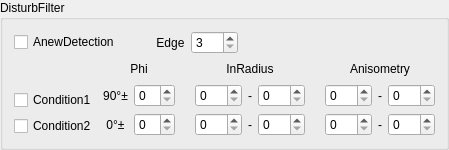
    <widget class="QGroupBox" name="groupBox_3">
     <property name="title">
      <string>DisturbFilter</string>
     </property>
     <layout class="QVBoxLayout" name="verticalLayout_28">
      <item>
       <layout class="QHBoxLayout" name="horizontalLayout_14">
        <item>
         <widget class="QCheckBox" name="checkDisturbEdge">
          <property name="text">
           <string>AnewDetection</string>
          </property>
         </widget>
        </item>
        <item>
         <spacer name="horizontalSpacer_36">
          <property name="orientation">
           <enum>Qt::Horizontal</enum>
          </property>
          <property name="sizeType">
           <enum>QSizePolicy::Fixed</enum>
          </property>
          <property name="sizeHint" stdset="0">
           <size>
            <width>30</width>
            <height>20</height>
           </size>
          </property>
         </spacer>
        </item>
        <item>
         <widget class="QLabel" name="label_18">
          <property name="text">
           <string>Edge</string>
          </property>
          <property name="alignment">
           <set>Qt::AlignCenter</set>
          </property>
         </widget>
        </item>
        <item>
         <widget class="QSpinBox" name="spinDistEdge">
          <property name="contextMenuPolicy">
           <enum>Qt::NoContextMenu</enum>
          </property>
          <property name="minimum">
           <number>3</number>
          </property>
          <property name="maximum">
           <number>255</number>
          </property>
          <property name="value">
           <number>3</number>
          </property>
         </widget>
        </item>
        <item>
         <spacer name="horizontalSpacer_18">
          <property name="orientation">
           <enum>Qt::Horizontal</enum>
          </property>
          <property name="sizeHint" stdset="0">
           <size>
            <width>175</width>
            <height>17</height>
           </size>
          </property>
         </spacer>
        </item>
       </layout>
      </item>
      <item>
       <layout class="QHBoxLayout" name="horizontalLayout_21">
        <item>
         <layout class="QVBoxLayout" name="verticalLayout_27">
          <item>
           <spacer name="verticalSpacer_4">
            <property name="orientation">
             <enum>Qt::Vertical</enum>
            </property>
            <property name="sizeType">
             <enum>QSizePolicy::Fixed</enum>
            </property>
            <property name="sizeHint" stdset="0">
             <size>
              <width>74</width>
              <height>30</height>
             </size>
            </property>
           </spacer>
          </item>
          <item>
           <widget class="QCheckBox" name="checkDisturbCondition1">
            <property name="text">
             <string>Condition1</string>
            </property>
           </widget>
          </item>
          <item>
           <widget class="QCheckBox" name="checkDisturbCondition2">
            <property name="text">
             <string>Condition2</string>
            </property>
           </widget>
          </item>
         </layout>
        </item>
        <item>
         <layout class="QVBoxLayout" name="verticalLayout_26">
          <item>
           <widget class="QLabel" name="label_30">
            <property name="text">
             <string>Phi</string>
            </property>
            <property name="alignment">
             <set>Qt::AlignCenter</set>
            </property>
           </widget>
          </item>
          <item>
           <layout class="QHBoxLayout" name="horizontalLayout_19">
            <item>
             <widget class="QLabel" name="label_10">
              <property name="text">
               <string>90°±</string>
              </property>
              <property name="alignment">
               <set>Qt::AlignCenter</set>
              </property>
             </widget>
            </item>
            <item>
             <widget class="QSpinBox" name="spinDisConVerPhi">
              <property name="contextMenuPolicy">
               <enum>Qt::NoContextMenu</enum>
              </property>
              <property name="minimum">
               <number>0</number>
              </property>
              <property name="maximum">
               <number>90</number>
              </property>
             </widget>
            </item>
           </layout>
          </item>
          <item>
           <layout class="QHBoxLayout" name="horizontalLayout_20">
            <item>
             <widget class="QLabel" name="label_35">
              <property name="text">
               <string>0°±</string>
              </property>
              <property name="alignment">
               <set>Qt::AlignCenter</set>
              </property>
             </widget>
            </item>
            <item>
             <widget class="QSpinBox" name="spinDisConHorPhi">
              <property name="contextMenuPolicy">
               <enum>Qt::NoContextMenu</enum>
              </property>
              <property name="minimum">
               <number>0</number>
              </property>
              <property name="maximum">
               <number>90</number>
              </property>
             </widget>
            </item>
           </layout>
          </item>
         </layout>
        </item>
        <item>
         <spacer name="horizontalSpacer_23">
          <property name="orientation">
           <enum>Qt::Horizontal</enum>
          </property>
          <property name="sizeType">
           <enum>QSizePolicy::Fixed</enum>
          </property>
          <property name="sizeHint" stdset="0">
           <size>
            <width>14</width>
            <height>41</height>
           </size>
          </property>
         </spacer>
        </item>
        <item>
         <layout class="QVBoxLayout" name="verticalLayout_25">
          <item>
           <widget class="QLabel" name="label_28">
            <property name="text">
             <string>InRadius</string>
            </property>
            <property name="alignment">
             <set>Qt::AlignCenter</set>
            </property>
           </widget>
          </item>
          <item>
           <layout class="QHBoxLayout" name="horizontalLayout_17">
            <item>
             <widget class="QSpinBox" name="spinDisConInRadiusL1">
              <property name="contextMenuPolicy">
               <enum>Qt::NoContextMenu</enum>
              </property>
              <property name="maximum">
               <number>999</number>
              </property>
             </widget>
            </item>
            <item>
             <widget class="QLabel" name="label_31">
              <property name="text">
               <string>-</string>
              </property>
              <property name="alignment">
               <set>Qt::AlignCenter</set>
              </property>
             </widget>
            </item>
            <item>
             <widget class="QSpinBox" name="spinDisConInRadiusH1">
              <property name="contextMenuPolicy">
               <enum>Qt::NoContextMenu</enum>
              </property>
              <property name="maximum">
               <number>999</number>
              </property>
             </widget>
            </item>
           </layout>
          </item>
          <item>
           <layout class="QHBoxLayout" name="horizontalLayout_18">
            <item>
             <widget class="QSpinBox" name="spinDisConInRadiusL2">
              <property name="contextMenuPolicy">
               <enum>Qt::NoContextMenu</enum>
              </property>
              <property name="maximum">
               <number>999</number>
              </property>
             </widget>
            </item>
            <item>
             <widget class="QLabel" name="label_33">
              <property name="text">
               <string>-</string>
              </property>
              <property name="alignment">
               <set>Qt::AlignCenter</set>
              </property>
             </widget>
            </item>
            <item>
             <widget class="QSpinBox" name="spinDisConInRadiusH2">
              <property name="contextMenuPolicy">
               <enum>Qt::NoContextMenu</enum>
              </property>
              <property name="maximum">
               <number>999</number>
              </property>
             </widget>
            </item>
           </layout>
          </item>
         </layout>
        </item>
        <item>
         <spacer name="horizontalSpacer_21">
          <property name="orientation">
           <enum>Qt::Horizontal</enum>
          </property>
          <property name="sizeType">
           <enum>QSizePolicy::Fixed</enum>
          </property>
          <property name="sizeHint" stdset="0">
           <size>
            <width>14</width>
            <height>41</height>
           </size>
          </property>
         </spacer>
        </item>
        <item>
         <layout class="QVBoxLayout" name="verticalLayout_24">
          <item>
           <widget class="QLabel" name="label_29">
            <property name="text">
             <string>Anisometry</string>
            </property>
            <property name="alignment">
             <set>Qt::AlignCenter</set>
            </property>
           </widget>
          </item>
          <item>
           <layout class="QHBoxLayout" name="horizontalLayout_15">
            <item>
             <widget class="QSpinBox" name="spinDisConAniL1">
              <property name="contextMenuPolicy">
               <enum>Qt::NoContextMenu</enum>
              </property>
              <property name="maximum">
               <number>999</number>
              </property>
             </widget>
            </item>
            <item>
             <widget class="QLabel" name="label_32">
              <property name="text">
               <string>-</string>
              </property>
              <property name="alignment">
               <set>Qt::AlignCenter</set>
              </property>
             </widget>
            </item>
            <item>
             <widget class="QSpinBox" name="spinDisConAniH1">
              <property name="contextMenuPolicy">
               <enum>Qt::NoContextMenu</enum>
              </property>
              <property name="maximum">
               <number>999</number>
              </property>
             </widget>
            </item>
           </layout>
          </item>
          <item>
           <layout class="QHBoxLayout" name="horizontalLayout_16">
            <item>
             <widget class="QSpinBox" name="spinDisConAniL2">
              <property name="contextMenuPolicy">
               <enum>Qt::NoContextMenu</enum>
              </property>
              <property name="maximum">
               <number>999</number>
              </property>
             </widget>
            </item>
            <item>
             <widget class="QLabel" name="label_34">
              <property name="text">
               <string>-</string>
              </property>
              <property name="alignment">
               <set>Qt::AlignCenter</set>
              </property>
             </widget>
            </item>
            <item>
             <widget class="QSpinBox" name="spinDisConAniH2">
              <property name="contextMenuPolicy">
               <enum>Qt::NoContextMenu</enum>
              </property>
              <property name="maximum">
               <number>999</number>
              </property>
             </widget>
            </item>
           </layout>
          </item>
         </layout>
        </item>
       </layout>
      </item>
     </layout>
    </widget>
